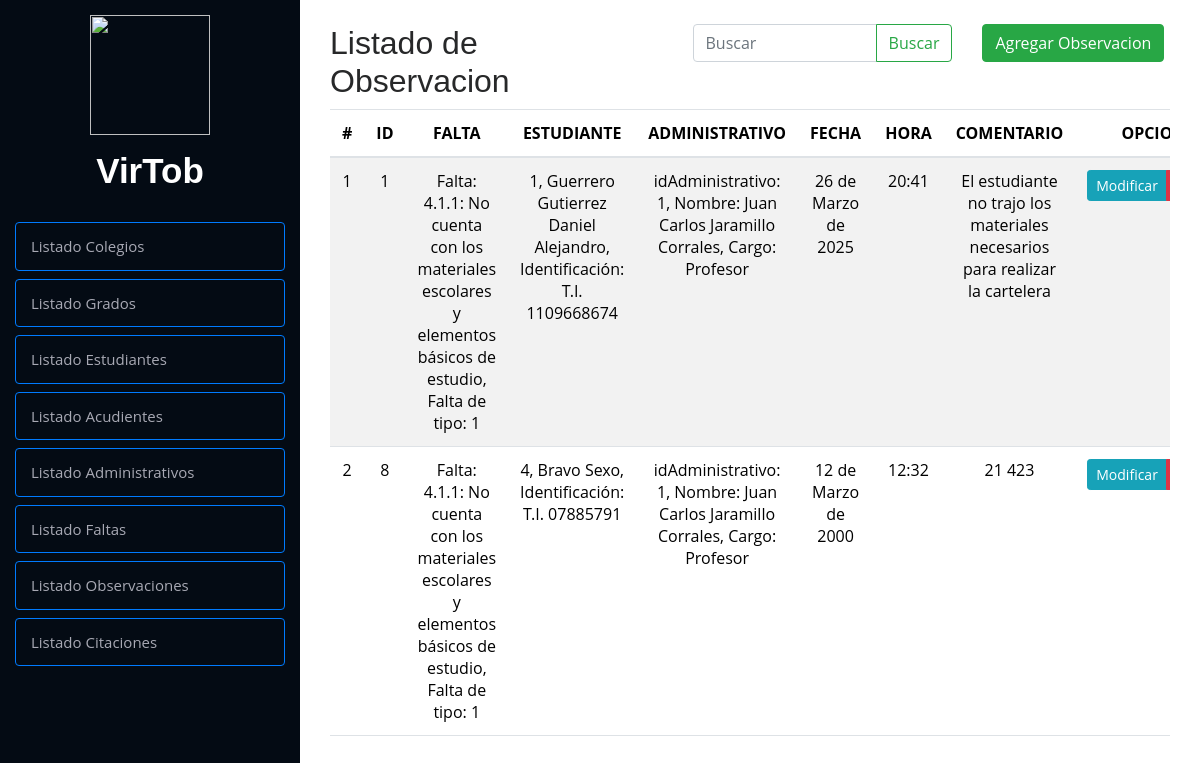
/crud/listaObservacion/, run on an earlier commit of the app's database.
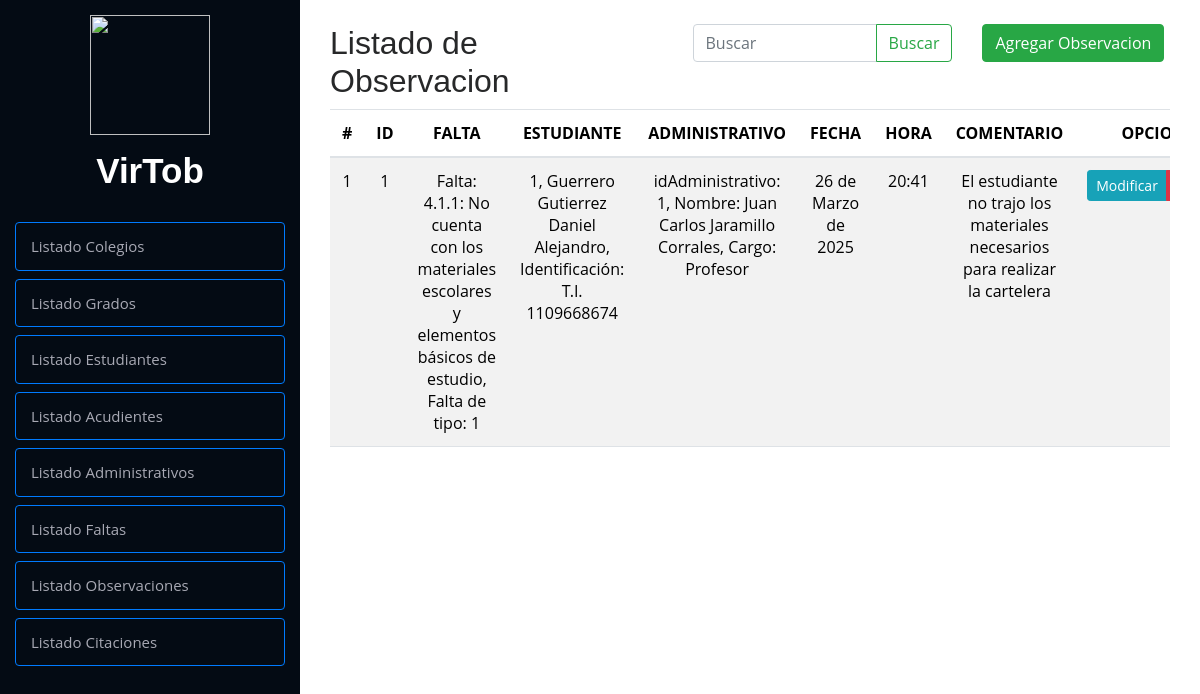
And on a later commit of the database.
### Modulos/Observador/models.py (models this page shows, shortened)
class Observacion(models.Model):
    idObservacion = models.AutoField(primary_key=True)
    idFalta = models.ForeignKey(
        Faltas, on_delete=models.CASCADE, related_name="observaciones")
    idEstudiante = models.ForeignKey(
        Estudiante, on_delete=models.CASCADE, related_name="observaciones")
    idAdministrativo = models.ForeignKey(
        Administrativos, on_delete=models.CASCADE, related_name="observaciones")
    fecha = models.DateField()
    hora = models.TimeField()
    comentario = models.TextField(max_length=1000)
    class Meta:
        verbose_name = 'Observacion'

class Faltas(models.Model):
    idFalta = models.AutoField(primary_key=True)
    tiposFaltas = [
        (1, "Tipo 1"),
        (2, "Tipo 2"),
        (3, "Tipo 3")
    ]
    tipoFalta = models.IntegerField(choices=tiposFaltas, default=1)
    falta = models.CharField(max_length=10, null=True, blank=True)
    descripcion = models.TextField(max_length=1000)
    idColegio = models.ForeignKey(
        Colegio, on_delete=models.CASCADE, related_name="faltas", default=1)
    def __str__(self):
        return f"Falta: {self.falta}: {self.descripcion}, Falta de tipo: {self.tipoFalta}"
    class Meta:
        verbose_name = 'Faltas'

class Estudiante(models.Model):
    idEstudiante = models.AutoField(primary_key=True)
    tiposDocumentos = [
        ('T.I.', 'Tarjeta de Identidad'),
        ('C.C.', 'Cedula de Ciudadanía'),
        ('C.E.', 'Cedula de Extranjería')
    ]
    tipoDocumento = models.CharField(
        max_length=4, choices=tiposDocumentos, default='T.I.')
    documento = models.CharField(max_length=10, default=0)
    nombre = models.CharField(max_length=100)
    apellido = models.CharField(max_length=100)
    fechaNacimiento = models.DateField(null=True)
    correo = models.EmailField(max_length=100)
    contrasena = models.CharField(max_length=100)
    faltasTipo1 = models.IntegerField(default=0)
    faltasTipo2 = models.IntegerField(default=0)
    faltasTipo3 = models.IntegerField(default=0)
    idColegio = models.ForeignKey(
        Colegio, on_delete=models.CASCADE, related_name="estudiantes", default=1)
    idGrado = models.ForeignKey(
        Grado, on_delete=models.CASCADE, null=True, blank=True)
    imagen_perfil = models.ImageField(
        upload_to='perfiles/', blank=True, null=True)
    def __str__(self):
        return f"{self.idEstudiante}, {self.apellido} {self.nombre}, Identificación: {self.tipoDocumento} {self.documento}"
    class Meta:
        verbose_name = 'Estudiante'

class Administrativos(models.Model):
    idAdministrativo = models.AutoField(primary_key=True)
    nombre = models.CharField(max_length=100)
    apellido = models.CharField(max_length=100)
    cargos = [  # Lista de tuplas para choices
        ('profesor', 'Profesor'),
        ('directivo', 'Directivo'),
    ]
    cargo = models.CharField(max_length=9, choices=cargos, default='profesor')
    ciclo = models.CharField(max_length=12, null=True, blank=True)
    correo = models.EmailField(max_length=100)
    contrasena = models.CharField(max_length=100)
    def __str__(self):
        if self.cargo == 'profesor' and self.ciclo:
            return f"idAdministrativo: {self.idAdministrativo}, Nombre: {self.nombre} {self.apellido}, Cargo: {self.cargo}, Ciclo: {self.ciclo}"
        return f"idAdministrativo: {self.idAdministrativo}, Nombre: {self.nombre} {self.apellido}, Cargo: {self.cargo}"
    class Meta:
        verbose_name = 'Administrativos'

### Modulos/Observador/views.py (the view, shortened to what this page needs)
# urls.py: path('listaObservacion/', listaObservacion, name='listaObservacion'),
def listaObservacion(request):
    query = request.GET.get("buscar", "")  # Obtener el valor del input
    observaciones = Observacion.objects.all()  # Obtiene todos los registro
    return render(request, 'listas/observaciones.html', {'observacion': observaciones, "query": query})

### Modulos/Observador/templates/listas/observaciones.html (shortened to what this page needs)
{% extends "index.html" %}
{% load static %}
        {% block contenido %}
        <div class="container py-4">
            <div class="row">
                <div class="col-md-12">
                    <div class="row">
                        <div class="col-5">
                            <h2>Listado de Observacion</h2>
                        </div>
                        <div class="col-4">
                            <form class="d-flex" method="GET">
                                <div class="input-group">
                                    <input type="text" class="form-control" placeholder="Buscar" name="buscar"
                                        value="{{ query }}" aria-label="Search">
                                    <button class="btn btn-outline-success" type="submit">Buscar</button>
                                </div>
                            </form>
                        </div>
                        <div class="col-3">
                            <a href="{% url 'agregarObservacion' %}" class="btn btn-success">Agregar Observacion</a>
                        </div>
                    </div>
                    <div class="table-responsive">
                        <table class="table table-striped">
                            <thead>
                                <tr>
                                    <th>#</th>
                                    <th>ID</th>
                                    <th>FALTA</th>
                                    <th>ESTUDIANTE</th>
                                    <th>ADMINISTRATIVO</th>
                                    <th>FECHA</th>
                                    <th>HORA</th>
                                    <th>COMENTARIO</th>
                                    <th>OPCIONES</th>
                                </tr>
                            </thead>
                            <tbody>
                                {% if observacion %}
                                {% for observacion in observacion %}
                                <tr>
                                    <td class="">{{ forloop.counter }}</td>
                                    <td class="">{{ observacion.idObservacion }}</td>
                                    <td class="">{{ observacion.idFalta }}</td>
                                    <td class="">{{ observacion.idEstudiante }}</td>
                                    <td class="">{{ observacion.idAdministrativo }}</td>
                                    <td class="">{{ observacion.fecha }}</td>
                                    <td class="">{{ observacion.hora }}</td>
                                    <td class="">{{ observacion.comentario }}</td>
                                    <td>
                                        <div class="btn-group btn-group-sm" role="group" aria-label="Basic example">
                                            <a href="{% url 'modificarObservacion' observacion.idObservacion %}"
                                                class="btn btn-info btn-sm">
                                                Modificar
                                            </a>
                                            <a href="#" onclick="eliminarObservacion({{ observacion.idObservacion }})"
                                                class="btn btn-danger btn-sm">
                                            </a>
                                        </div>
                                    </td>
                                </tr>
                                {% endfor %}
                                {% else %}
                                <tr>
                                    <td colspan="9" class="text-center text-danger">⚠ No se encontraron resultados</td>
                                </tr>
                                {% endif %}
                            </tbody>
                        </table>
                    </div>
                </div>
            </div>
        </div>
        {% endblock %}

What changed in the data, as far as the page shows it:
removed Observacion: idObservacion "8", idFalta "Falta: 4.1.1: No cuenta con los materiales escolares y elementos básicos de estudio, Falta de tipo: 1", idEstudiante "4, Bravo Sexo, Identificación: T.I. 07885791", idAdministrativo "idAdministrativo: 1, Nombre: Juan Carlos Jaramillo Corrales, Cargo: Profesor", fecha "12 de Marzo de 2000", hora "12:32", comentario "21 423"
